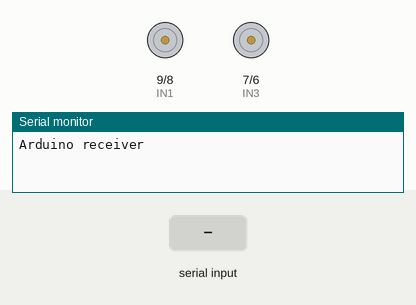
Recording of a program running on a simulated Arduino Uno, built with avr-gcc and run on an emulated ATmega328P. Parts: motor-driver pin pairs drawn as motors (green arrow = first pin HIGH = forward, orange = second pin HIGH = backward, longer = more drive, scaled by the enable pin), the last lines printed to the serial monitor. Inputs (shaded band) come from the test bench. The modem accepts every AT command (registered, SIM ready, sends succeed) and sends nothing else.

Above: at 2.9 s.
3.0 s: "f\n" received over the second serial link
At 4.2 s:
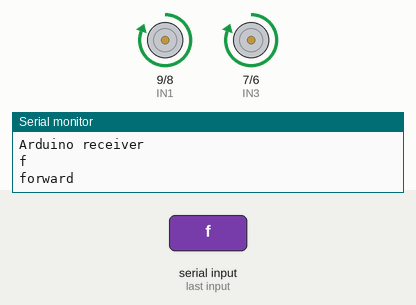
4.5 s: "b\n" received over the second serial link
At 5.5 s:
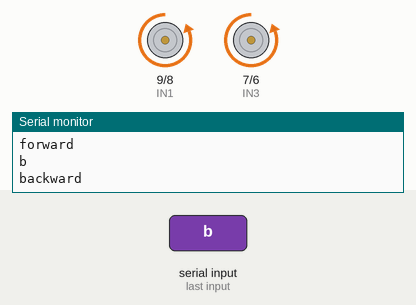
6.0 s: "l\n" received over the second serial link
At 6.7 s:
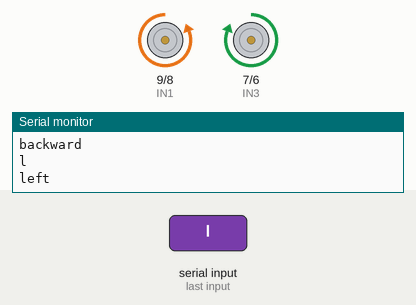
7.5 s: "r\n" received over the second serial link
At 7.8 s:
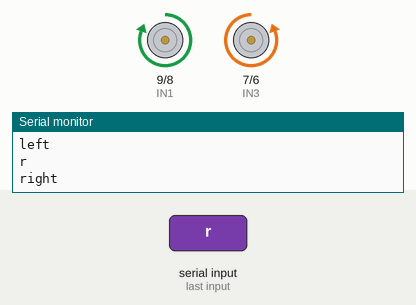
Timing chart, 0 to 10.0 s (numbered marks = the images above; inputs shaded):
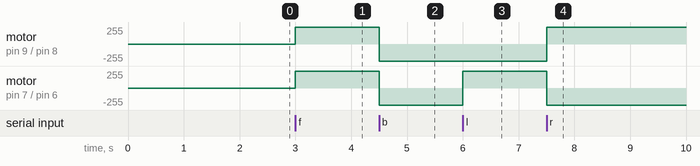

Measured:
- after the input at 3.0 s, motor on pin 9 (IN1) / pin 8 (IN2), motor on pin 7 (IN3) / pin 6 (IN4): stopped → forward 255/255 at once
- after the input at 4.5 s, motor on pin 9 (IN1) / pin 8 (IN2), motor on pin 7 (IN3) / pin 6 (IN4): forward 255/255 → backward 255/255 at once
- after the input at 6.0 s, motor on pin 7 (IN3) / pin 6 (IN4): backward 255/255 → forward 255/255 at once
- after the input at 7.5 s, motor on pin 9 (IN1) / pin 8 (IN2): backward 255/255 → forward 255/255 at once; motor on pin 7 (IN3) / pin 6 (IN4): forward 255/255 → backward 255/255 at once

The program:

main.cpp
```cpp
#include <Arduino.h>
#include <SoftwareSerial.h>
#define BT_NAME   "BT_Slave"

#define ENA 10
#define ENB 5
#define IN1 9
#define IN2 8
#define IN3 7
#define IN4 6


SoftwareSerial mySerial(2, 3); // RX, TX

void stop();
void forward();
void backward();
void left();
void right();
void uturn();
void dturn();

void setup()
{
  Serial.begin(9600);

  mySerial.begin(38400);
  Serial.println("Arduino receiver");

  mySerial.print("AT\r\n");
  delay(200);
  mySerial.print("AT+RMAAD\r\n");
  delay(200);
  mySerial.print("AT+ADDR?\r\n");
  delay(200);

  mySerial.print("AT+NAME="+String(BT_NAME)+"\r\n");
  delay(200);
  mySerial.print("AT+PSWD=\"1234\"\r\n");
  delay(200);
  mySerial.print("AT+ROLE?\r\n");
  delay(200);
  mySerial.print("AT+UART=38400,0,0\r\n");
  delay(500);

  pinMode(ENA, OUTPUT);
  pinMode(ENB, OUTPUT);
  pinMode(IN1, OUTPUT);
  pinMode(IN2, OUTPUT);
  pinMode(IN3, OUTPUT);
  pinMode(IN4, OUTPUT);


}

void loop()
{
  // Serial.println(mySerial.readStringUntil('\n'));

  mySerial.flush();
  String data = mySerial.readStringUntil('\n');
  if(data == "s")
  {
    Serial.println("s");
    stop();
    delay(10);
  }
  if(data == "f")
  {
    Serial.println("f");
    forward();
    delay(10);
  }
  if(data == "b")
  {
    Serial.println("b");
    backward();
    delay(10);
  }
  if(data == "l")
  {
    Serial.println("l");
    left();
    delay(10);
  }
  if(data == "r")
  {
    Serial.println("r");
    right();
    delay(10);
  }
  if(data == "u")
  {
    Serial.println("u");
    uturn();
    delay(10);
  }
  if(data == "d")
  {
    Serial.println("d");
    dturn();
    delay(10);
  }
}


void forward(){
  digitalWrite(ENA, HIGH);
  digitalWrite(ENB, HIGH);
  digitalWrite(IN1, HIGH);
  digitalWrite(IN2, LOW);
  digitalWrite(IN3, HIGH);
  digitalWrite(IN4, LOW);
  Serial.println("forward");
}

void backward(){
  digitalWrite(ENA, HIGH);
  digitalWrite(ENB, HIGH);
  digitalWrite(IN1, LOW);
  digitalWrite(IN2, HIGH);
  digitalWrite(IN3, LOW);
  digitalWrite(IN4, HIGH);
  Serial.println("backward");
}

void left(){
  digitalWrite(ENA, HIGH);
  digitalWrite(ENB, HIGH);
  digitalWrite(IN1, LOW);
  digitalWrite(IN2, HIGH);
  digitalWrite(IN3, HIGH);
  digitalWrite(IN4, LOW);
  Serial.println("left");
}

void right(){
  digitalWrite(ENA, HIGH);
  digitalWrite(ENB, HIGH);
  digitalWrite(IN1, HIGH);
  digitalWrite(IN2, LOW);
  digitalWrite(IN3, LOW);
  digitalWrite(IN4, HIGH);
  Serial.println("right");
}

void uturn(){
  digitalWrite(ENA, HIGH);
  digitalWrite(ENB, HIGH);
  digitalWrite(IN1, LOW);
  digitalWrite(IN2, HIGH);
  digitalWrite(IN3, LOW);
  digitalWrite(IN4, HIGH);
  Serial.println("uturn");
}

void dturn(){
  digitalWrite(ENA, HIGH);
  digitalWrite(ENB, HIGH);
  digitalWrite(IN1, HIGH);
  digitalWrite(IN2, LOW);
  digitalWrite(IN3, HIGH);
  digitalWrite(IN4, LOW);
  Serial.println("dturn");
}

void stop(){
  digitalWrite(ENA, LOW);
  digitalWrite(ENB, LOW);
  digitalWrite(IN1, LOW);
  digitalWrite(IN2, LOW);
  digitalWrite(IN3, LOW);
  digitalWrite(IN4, LOW);
  Serial.println("stop");
}
```
